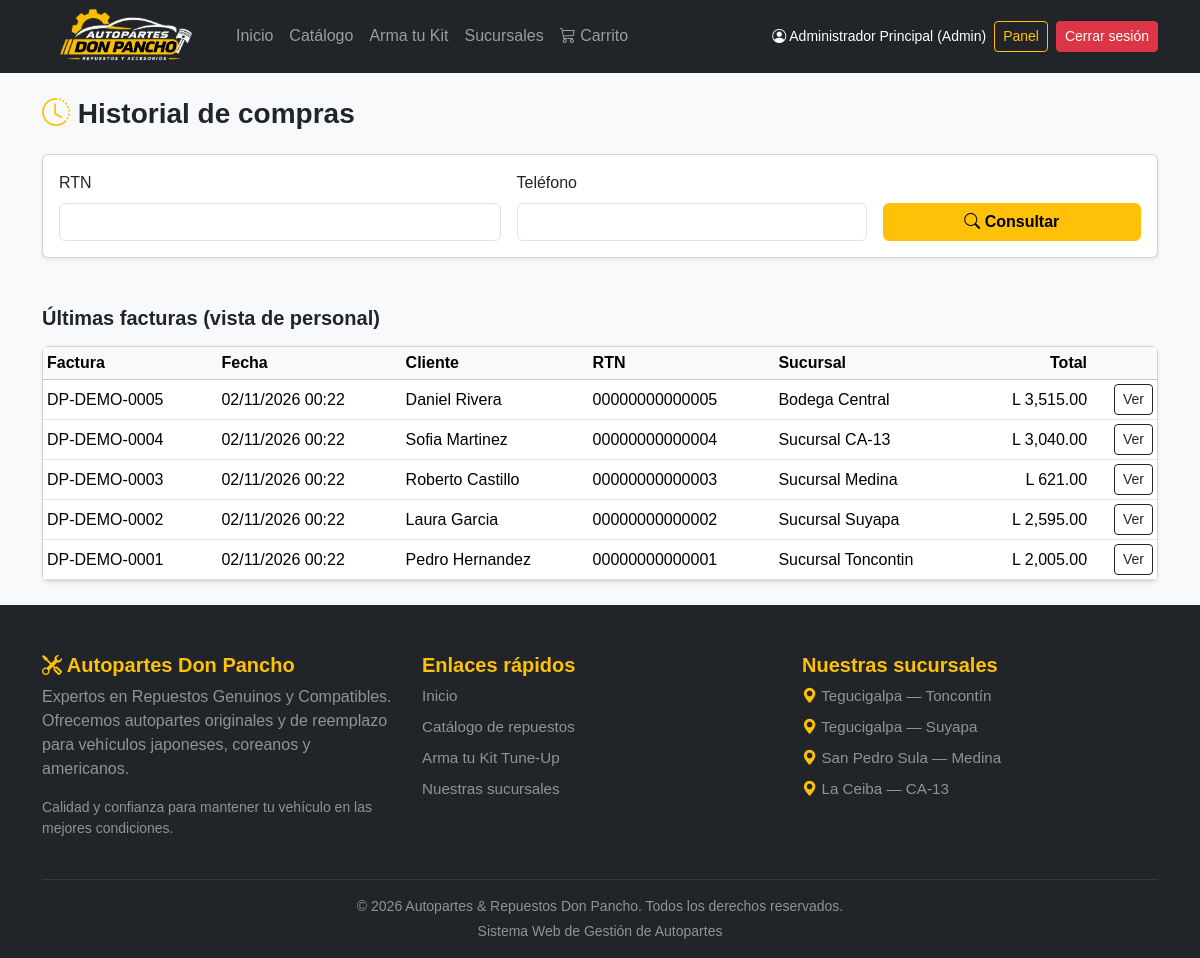
The app's page /historial.php (signed in) with its own data.
### tables this page shows
CREATE TABLE facturas (
    id_factura INT AUTO_INCREMENT PRIMARY KEY,
    numero_factura VARCHAR(30) NOT NULL UNIQUE,
    id_cliente INT NOT NULL,
    id_sucursal   INT NOT NULL,
    fecha_emision DATETIME NOT NULL DEFAULT CURRENT_TIMESTAMP,

    subtotal DECIMAL(10,2) NOT NULL,
    descuento DECIMAL(10,2) NOT NULL DEFAULT 0.00,
    tasa_isv DECIMAL(5,2)  NOT NULL DEFAULT 15.00,
    isv DECIMAL(10,2) NOT NULL DEFAULT 0.00,
    flete DECIMAL(10,2) NOT NULL DEFAULT 0.00,
    total DECIMAL(10,2) NOT NULL,

    modalidad_flete ENUM('mostrador','moto_express','camioncito')
                    NOT NULL DEFAULT 'mostrador',

    anulada TINYINT(1) NOT NULL DEFAULT 0,   

    CONSTRAINT fk_factura_cliente
        FOREIGN KEY (id_cliente) REFERENCES clientes(id_cliente)
        ON UPDATE CASCADE
        ON DELETE RESTRICT,
    
    CONSTRAINT fk_factura_sucursal
        FOREIGN KEY (id_sucursal) REFERENCES sucursales(id_sucursal)
        ON UPDATE CASCADE
        ON DELETE RESTRICT
);

CREATE TABLE clientes (
    id_cliente INT AUTO_INCREMENT PRIMARY KEY,
    nombre VARCHAR(150) NOT NULL,
    rtn VARCHAR(20)  NOT NULL UNIQUE,
    telefono VARCHAR(20),
    correo VARCHAR(150),
    direccion  VARCHAR(255),
    activo TINYINT(1) NOT NULL DEFAULT 1     
);

CREATE TABLE sucursales (
    id_sucursal INT AUTO_INCREMENT PRIMARY KEY,
    nombre VARCHAR(100) NOT NULL,
    ciudad VARCHAR(100) NOT NULL,
    direccion VARCHAR(255),
    activo TINYINT(1) NOT NULL DEFAULT 1    
);

### clases/Factura.php (called while the page is built, shortened)
<?php
require_once __DIR__ . '/Carrito.php';
class Factura
{
    private PDO $db;
    public function __construct(?PDO $db = null)
    {
        if ($db === null) {
            $db = (new ConexionBD())->conectar();
        }
        $this->db = $db;
    }
    public function recientes(int $limite = 50): array
    {
        $limite = max(1, min($limite, 200));
        $st = $this->db->query(
            "SELECT f.id_factura, f.numero_factura, f.fecha_emision, f.total,
                    f.modalidad_flete, f.anulada, c.nombre AS cliente, c.rtn,
                    s.nombre AS sucursal
             FROM facturas f
             JOIN clientes c   ON c.id_cliente = f.id_cliente
             JOIN sucursales s ON s.id_sucursal = f.id_sucursal
             ORDER BY f.fecha_emision DESC, f.id_factura DESC
             LIMIT $limite"
        );
        return $st->fetchAll();
    }
}

### clases/Carrito.php (called while the page is built, shortened)
<?php
class Carrito
{
    public static function dinero(float|int|string $monto): string
    {
        return 'L ' . number_format((float) $monto, 2, '.', ',');
    }
}

### historial.php (the view, shortened to what this page needs)
<?php
require_once __DIR__ . '/clases/Factura.php';
try {
    $modelo = new Factura();
} catch (RuntimeException $e) {
    http_response_code(500);
    exit('No se pudo conectar con la base de datos.');
}
$e = fn($v): string => htmlspecialchars((string) $v, ENT_QUOTES, 'UTF-8');
$esPersonal = in_array($_SESSION['rol'] ?? '', ['admin', 'bodeguero'], true);
$rtn        = '';
$telefono   = '';
$recientes = $esPersonal ? $modelo->recientes(50) : [];
require_once __DIR__ . '/includes/header.php';
?>
<link rel="stylesheet" href="<?= $baseUrl ?>assets/css/checkout.css">
<div class="container py-4">
    <h1 class="h3 fw-bold mb-4"><i class="bi bi-clock-history text-warning"></i> Historial de compras</h1>
    <div class="card shadow-sm mb-4">
        <div class="card-body">
            <form method="post" action="historial.php" class="row g-3 align-items-end" id="formHistorial" novalidate>
                <div class="col-md-5">
                    <label for="rtn" class="form-label">RTN</label>
                    <input type="text" id="rtn" name="rtn" inputmode="numeric" maxlength="17"
                           class="form-control" value="<?= $e($rtn) ?>" required>
                </div>
                <div class="col-md-4">
                    <label for="telefono" class="form-label">Teléfono</label>
                    <input type="tel" id="telefono" name="telefono" inputmode="tel" maxlength="14"
                           class="form-control" value="<?= $e($telefono) ?>" required>
                </div>
                <div class="col-md-3">
                    <button class="btn btn-warning w-100 fw-semibold"><i class="bi bi-search"></i> Consultar</button>
                </div>
            </form>
        </div>
    </div>
    <?php if ($esPersonal): ?>
        <h2 class="h5 fw-bold mt-5 mb-3">Últimas facturas (vista de personal)</h2>
        <div class="card shadow-sm">
            <div class="table-responsive">
                <table class="table table-sm align-middle mb-0">
                    <thead class="table-light">
                        <tr><th>Factura</th><th>Fecha</th><th>Cliente</th><th>RTN</th><th>Sucursal</th><th class="text-end">Total</th><th></th></tr>
                    </thead>
                    <tbody>
                    <?php foreach ($recientes as $f): ?>
                        <tr>
                            <td><?= $e($f['numero_factura']) ?>
                                <?php if ((int) $f['anulada'] === 1): ?><span class="badge text-bg-danger">Anulada</span><?php endif; ?></td>
                            <td><?= $e(date('d/m/Y H:i', strtotime((string) $f['fecha_emision']))) ?></td>
                            <td><?= $e($f['cliente']) ?></td>
                            <td><?= $e($f['rtn']) ?></td>
                            <td><?= $e($f['sucursal']) ?></td>
                            <td class="text-end"><?= Carrito::dinero($f['total']) ?></td>
                            <td class="text-end"><a class="btn btn-sm btn-outline-dark" href="factura.php?id=<?= (int) $f['id_factura'] ?>">Ver</a></td>
                        </tr>
                    <?php endforeach; ?>
                    </tbody>
                </table>
            </div>
        </div>
    <?php endif; ?>
</div>
<?php require_once __DIR__ . '/includes/footer.php'; ?>

### assets/css/estilos.css (style rules this page uses)
body { font-family: Arial, sans-serif; background-color: #f8f9fa; }

### records on screen
facturas: numero_factura "DP-DEMO-0005", fecha_emision "02/11/2026 00:22", id_cliente.nombre "Daniel Rivera", id_cliente.rtn "00000000000005", id_sucursal.nombre "Bodega Central", total "L 3,515.00"
facturas: numero_factura "DP-DEMO-0004", fecha_emision "02/11/2026 00:22", id_cliente.nombre "Sofia Martinez", id_cliente.rtn "00000000000004", id_sucursal.nombre "Sucursal CA-13", total "L 3,040.00"
facturas: numero_factura "DP-DEMO-0003", fecha_emision "02/11/2026 00:22", id_cliente.nombre "Roberto Castillo", id_cliente.rtn "00000000000003", id_sucursal.nombre "Sucursal Medina", total "L 621.00"
facturas: numero_factura "DP-DEMO-0002", fecha_emision "02/11/2026 00:22", id_cliente.nombre "Laura Garcia", id_cliente.rtn "00000000000002", id_sucursal.nombre "Sucursal Suyapa", total "L 2,595.00"
facturas: numero_factura "DP-DEMO-0001", fecha_emision "02/11/2026 00:22", id_cliente.nombre "Pedro Hernandez", id_cliente.rtn "00000000000001", id_sucursal.nombre "Sucursal Toncontin", total "L 2,005.00"
